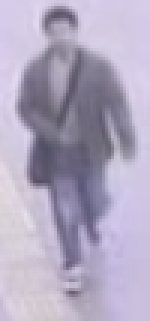
//> input picture data/a.png, 50 x 107 px (shown 3 times larger)
$ ./main   (built with g++ and OpenCV 4)
//> lines starting //> are read from the running program, lines starting //| are printed output that depends on the picture
/*******************************************************************************
* Pedestrian Detector v0.1    2013-08
*
* Fabio Reis
* [freis-at-isr.ist.utl.pt]
*
* Please email me if you find bugs, or have suggestions or questions!
* Licensed under the Simplified BSD License [see external/bsd.txt]
*******************************************************************************/

#include <cstdio>
#include <cstdlib>
#include <iostream>
#include <algorithm>

/*
 * Our detector
 */
#include "../include/pedDetector.hpp"
#include "../include/CompressiveTracker.h"

/*
 * OpenCV Includes
 */
#include <opencv2/opencv.hpp>

using namespace cv;
using namespace std;

/*
 * Output help summary
 */
// [4 lines left out: function help, not called in this run]

/*
 * Input Parsing
 */
// [20 lines left out: function parseInput, not called in this run]


cv::Mat getHogDescriptMat(const cv::Mat& image) {
    std::cout << image.size() << std::endl;
    HOGDescriptor hog;
    vector<float> descriptors;
    cv::Mat src;
    cv::resize(image, src, cv::Size(64,128));
    std::cout << src.rowRange(0, 5).colRange(0, 5) << std::endl;
    hog.compute(src, descriptors, cv::Size(1,1));
    cv::Mat hogmat = cv::Mat(descriptors);
    return hogmat.clone();
}

double getCosSimirity(cv::Mat a, cv::Mat b) {
    std::cout << "getcosSimirity" << std::endl;
    double ab = a.dot(b);
    double aa = a.dot(a);
    double bb = b.dot(b);
    std::cout << ab << " " << aa << " " << bb << std::endl;
    double sim = ab / sqrt(aa*bb);
    return sim;
}

double getHogCosSimirity(cv::Mat image1, cv::Mat image2) {
    std::cout << "gethogCossimirity" << std::endl;
    cv::Mat ahogMat = getHogDescriptMat(image1).clone();//if not clone, ahogmat will be the same with bhogmat, don't know why
    cv::Mat bhogMat = getHogDescriptMat(image2).clone();
    std::cout << ahogMat.rowRange(0, 10) << std::endl;
    std::cout << ahogMat.rowRange(0, 10) << std::endl;
    return getCosSimirity(ahogMat, bhogMat);
}

// [94 lines left out: function videoPerestrianDetectTest, not called in this run]


void simarity_test() {
    cv::Mat a = cv::imread("data/a.png", 0);
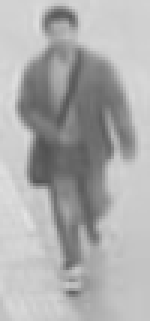
//> a: 107 rows x 50 cols, CV_8UC1 (shown 3 times larger); min 81, max 227, mean 172.6
    cv::Mat b = cv::imread("data/b.png", 0);
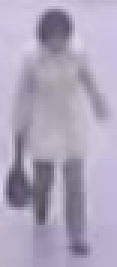
//> input picture data/b.png, 39 x 89 px (shown 3 times larger)
//> b: 89 rows x 39 cols, CV_8UC1; min 72, max 219, mean 170.5
    cv::Mat c = cv::imread("data/c.png", 0);
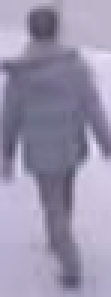
//> input picture data/c.png, 37 x 99 px (shown 3 times larger)
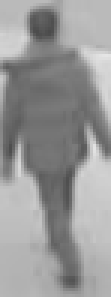
//> c: 99 rows x 37 cols, CV_8UC1 (shown 3 times larger); min 75, max 229, mean 152.1
    double sim_ab = getHogCosSimirity(a, b);
//| [50 x 107]
//> in getHogDescriptMat, `cv::resize(image, src, cv::Size(64,128));`:
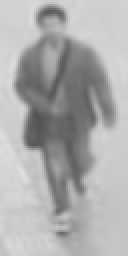
//> src: 128 rows x 64 cols, CV_8UC1 (shown 2 times larger); min 82, max 224, mean 172.5
//| [210, 210, 210, 210, 210;
//|  210, 210, 210, 210, 210;
//|  210, 210, 210, 210, 210;
//|  210, 210, 210, 210, 210;
//|  210, 210, 210, 210, 210]
//> in getHogDescriptMat, `hog.compute(src, descriptors, cv::Size(1,1));`: descriptors = 3780 values, max 0.69 at index 3328, min 0 at index 257, mean 0.12
//> in getHogDescriptMat, `cv::Mat hogmat = cv::Mat(descriptors);`: hogmat has the same summary as descriptors
//> in getHogCosSimirity, `cv::Mat ahogMat = getHogDescriptMat(image1).clone();`: ahogMat has the same summary as descriptors in getHogDescriptMat
//| [39 x 89]
//> in getHogDescriptMat (call 2), `cv::resize(image, src, cv::Size(64,128));`:
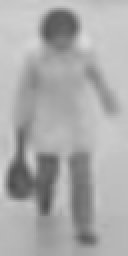
//> src: 128 rows x 64 cols, CV_8UC1 (shown 2 times larger); min 76, max 218, mean 170.4
//| [199, 199, 199, 198, 198;
//|  199, 199, 198, 198, 199;
//|  199, 199, 198, 199, 199;
//|  199, 199, 200, 200, 200;
//|  200, 201, 201, 201, 201]
//> in getHogDescriptMat (call 2), `hog.compute(src, descriptors, cv::Size(1,1));`: descriptors = 3780 values, max 0.678 at index 3364, min 0 at index 230, mean 0.115
//> in getHogDescriptMat (call 2), `cv::Mat hogmat = cv::Mat(descriptors);`: hogmat has the same summary as descriptors
//> in getHogCosSimirity, `cv::Mat bhogMat = getHogDescriptMat(image2).clone();`: bhogMat has the same summary as descriptors in getHogDescriptMat
//| [0.050180476;
//|  0.020512095;
//|  0.056877855;
//|  0.0013437404;
//|  0.1448666;
//|  0.00752773;
//|  0.054523345;
//|  0.028581973;
//|  0.051177125;
//|  0.050393086]
//| [0.050180476;
//|  0.020512095;
//|  0.056877855;
//|  0.0013437404;
//|  0.1448666;
//|  0.00752773;
//|  0.054523345;
//|  0.028581973;
//|  0.051177125;
//|  0.050393086]
//> in getCosSimirity, `double ab = a.dot(b);`: ab = 69.31
//> in getCosSimirity, `double aa = a.dot(a);`: aa = 104.5
//| 69.3122 104.524 104.522
//> in getCosSimirity, `double sim = ab / sqrt(aa*bb);`: sim = 0.663
//> sim_ab = 0.663
    double sim_ac = getHogCosSimirity(a, c);
//| [50 x 107]
//| [210, 210, 210, 210, 210;
//|  210, 210, 210, 210, 210;
//|  210, 210, 210, 210, 210;
//|  210, 210, 210, 210, 210;
//|  210, 210, 210, 210, 210]
//| [37 x 99]
//> in getHogDescriptMat (call 4), `cv::resize(image, src, cv::Size(64,128));`:
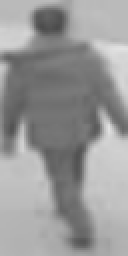
//> src: 128 rows x 64 cols, CV_8UC1 (shown 2 times larger); min 75, max 226, mean 152
//| [186, 186, 186, 186, 186;
//|  186, 186, 186, 186, 186;
//|  186, 186, 186, 186, 186;
//|  186, 186, 186, 186, 186;
//|  185, 185, 185, 185, 186]
//> in getHogDescriptMat (call 4), `hog.compute(src, descriptors, cv::Size(1,1));`: descriptors = 3780 values, max 0.54 at index 926, min 0 at index 406, mean 0.114
//> in getHogDescriptMat (call 4), `cv::Mat hogmat = cv::Mat(descriptors);`: hogmat has the same summary as descriptors
//| [0.050180476;
//|  0.020512095;
//|  0.056877855;
//|  0.0013437404;
//|  0.1448666;
//|  0.00752773;
//|  0.054523345;
//|  0.028581973;
//|  0.051177125;
//|  0.050393086]
//| [0.050180476;
//|  0.020512095;
//|  0.056877855;
//|  0.0013437404;
//|  0.1448666;
//|  0.00752773;
//|  0.054523345;
//|  0.028581973;
//|  0.051177125;
//|  0.050393086]
//| 67.7617 104.524 104.509
//> sim_ac = 0.648
    double sim_bc = getHogCosSimirity(b, c);
//| [39 x 89]
//| [199, 199, 199, 198, 198;
//|  199, 199, 198, 198, 199;
//|  199, 199, 198, 199, 199;
//|  199, 199, 200, 200, 200;
//|  200, 201, 201, 201, 201]
//| [37 x 99]
//| [186, 186, 186, 186, 186;
//|  186, 186, 186, 186, 186;
//|  186, 186, 186, 186, 186;
//|  186, 186, 186, 186, 186;
//|  185, 185, 185, 185, 186]
//| [0.015785435;
//|  0.016677955;
//|  0.077088162;
//|  0.13012797;
//|  0.47491971;
//|  0.020749923;
//|  0.018977951;
//|  0.0029394771;
//|  0.015785435;
//|  0.02605061]
//| [0.015785435;
//|  0.016677955;
//|  0.077088162;
//|  0.13012797;
//|  0.47491971;
//|  0.020749923;
//|  0.018977951;
//|  0.0029394771;
//|  0.015785435;
//|  0.02605061]
//| 68.3123 104.522 104.509
//> sim_bc = 0.654
    std::cout << sim_ab << " " << sim_ac  << " " << sim_bc<< std::endl;
//| 0.663127 0.648333 0.653609
}

// [54 lines left out: function main, not called in this run]

// added to run one function of the file
int main() { simarity_test(); }
